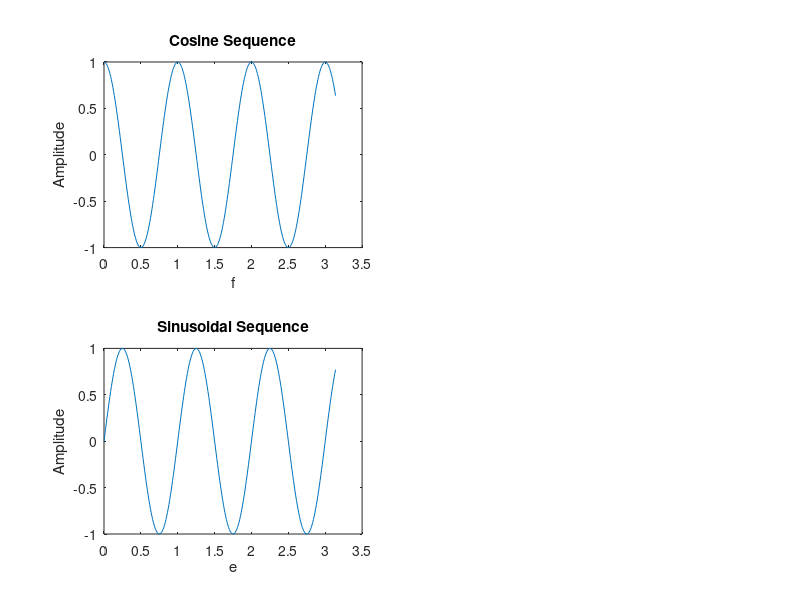

Here is the MATLAB script that generated this plot:
%% (a) Unit Step
N = 21;
x = ones(1, N);
n = 0:1:N-1;
subplot(2,2,1);
stem(n,x);
xlabel('n');
ylabel('x(n)');
title('Unit Step Sequence');


%% (b) Exponential Sequence
x2 = 0.8.^(n);
subplot(2,2,3);
stem(n, x2);
xlabel('n');
ylabel('x(n)');
title('Exponential Sequence');


%% (c) Ramp Sequence
x = input('enter the length of ramp sequence');
t = 0:x;
subplot(2,2,1);
stem(t,t);
xlabel('c');
ylabel('Amplitude');
title('Ramp Sequence');


%% (d) Exponential Sequence
x2 = 0.8.^(n);
subplot(2, 2, 3);
stem(n, x2);
xlabel('n');
ylabel('x(n)');
title('Exponential Sequence');


%% (e) Sinusoidal sequnece
t = 0:0.01:pi;
y = sin(2*pi*t);
plot(t, y);
ylabel('Amplitude');
xlabel('e');
title('Sinusoidal Sequence');


%% (f) Cosine Sequence:
t = 0:0.01:pi;
y = cos(2*pi*t);
subplot(2, 2, 1);
plot(t, y);
ylabel('Amplitude');
xlabel('f');
title('Cosine Sequence');



